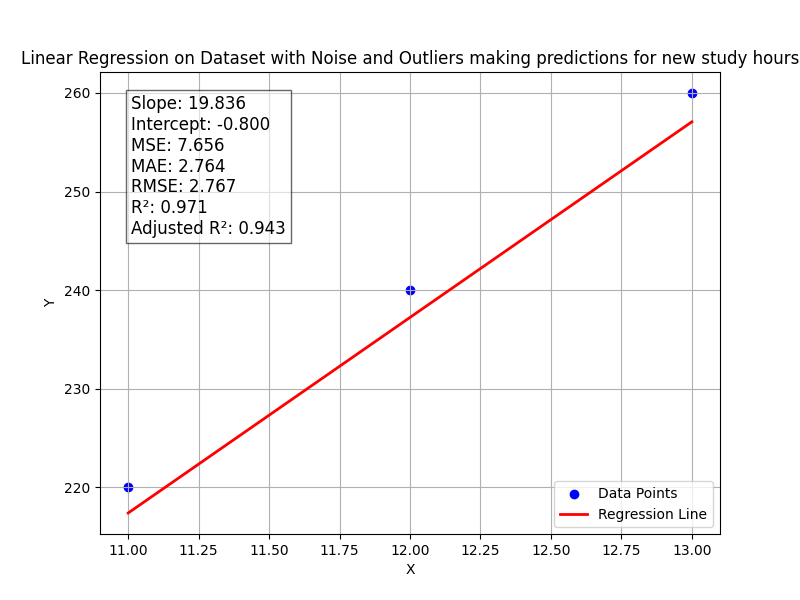

Write Python code to recreate this figure.
# Here instead of implementing the Linear Regression model without importing any function from sklearn library, I will use the LinearRegression class from sklearn library to fit the model and make predictions.

import matplotlib.pyplot as plt
from sklearn.linear_model import LinearRegression
import numpy as np
from sklearn.metrics import mean_squared_error, mean_absolute_error, root_mean_squared_error, r2_score
# Ideal Dataset with no outliers and perfect linear relationship between X and Y
# Study_Hours = [1, 2, 3, 4, 5, 6, 7, 8, 9, 10]
# Scores = [20, 40, 60, 80, 100, 120, 140, 160, 180, 200]

# Dataset with some noise and outliers
Study_Hours = [1, 2, 3, 4, 5, 6, 7, 8, 9, 10]
Scores = [18, 42, 58, 77, 95, 123, 135, 162, 175, 198]

To_Predict_Study_Hours = [11, 12, 13]
Actual_Scores = [220, 240, 260]  # Assuming these are the actual scores for the study hours to be predicted

X = np.array(Study_Hours).reshape(-1, 1)
y = np.array(Scores)

X_test = np.array(To_Predict_Study_Hours).reshape(-1, 1)

model = LinearRegression()
model.fit(X, y)

predicted_scores = model.predict(X_test)
Slope = model.coef_[0]
Intercept = model.intercept_
print("Slope (Coefficient):", Slope)
print("Intercept:", Intercept)
print("Predicted Scores:", predicted_scores)

# Adding Mean Squared Error to evaluate the model
MSE = mean_squared_error(Actual_Scores, predicted_scores)
print("Mean Squared Error:", MSE)

# Adding Mean Absolute Error to evaluate the model
MAE = mean_absolute_error(Actual_Scores, predicted_scores)
print("Mean Absolute Error:", MAE)

# Adding Root Mean Squared Error, Coefficient of Determination, and Adjusted R squared Error to evaluate the model

# Root Mean Squared Error
RMSE = root_mean_squared_error(Actual_Scores, predicted_scores)
print("Root Mean Squared Error:", RMSE)

# Coefficient of Determination
R2 = r2_score(Actual_Scores, predicted_scores)
print("Coefficient of Determination (R^2):", R2)

# Adjusted R squared Error
n = len(Actual_Scores)
k = 1  # number of independent variables

Adjusted_R2 = 1 - (1 - R2) * (n - 1) / (n - k - 1)
print("Adjusted R squared Error:", Adjusted_R2)


plt.figure(figsize=(8,6)) 
plt.scatter(X_test, Actual_Scores, color='blue', label='Data Points') 
plt.plot(X_test, predicted_scores, color='red', linewidth=2, label='Regression Line') 
plt.title('Linear Regression on Dataset with Noise and Outliers making predictions for new study hours')
plt.xlabel('X')
plt.ylabel('Y')
# Add metrics as text on the graph
plt.text(0.05, 0.95, 
         f'Slope: {Slope:.3f}\nIntercept: {Intercept:.3f}\nMSE: {MSE:.3f}\nMAE: {MAE:.3f}\nRMSE: {RMSE:.3f}\nR²: {R2:.3f}\nAdjusted R²: {Adjusted_R2:.3f}', 
         transform=plt.gca().transAxes, 
         fontsize=12, 
         verticalalignment='top', 
         bbox=dict(facecolor='white', alpha=0.6))
plt.legend()
plt.grid(True)
plt.show()
